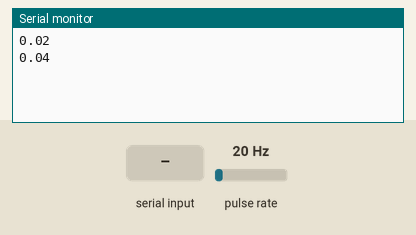
A sketch run on a simulated Arduino Nano, built with avr-gcc and run on an emulated ATmega328P. Parts: the last lines printed to the serial monitor. Wiring (inferred from the names in the program): pulse sensor: data pin 2. The inputs (shaded band) are chosen by the test bench; at power-on: pulse rate 20 Hz.

Above: at 1.2 s.
1.3 s: pulse rate (sensor on pin 2) set to 4 Hz
At 1.9 s:
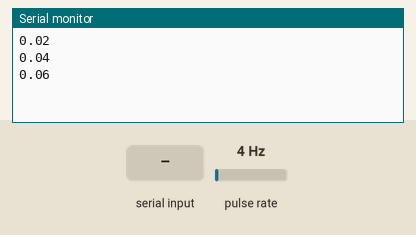
2.8 s: "x\n" received over Serial
At 3.31 s:
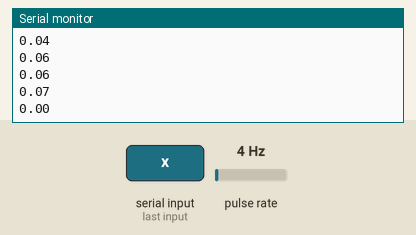
4.3 s: pulse rate (sensor on pin 2) set to 50 Hz
At 4.31 s:
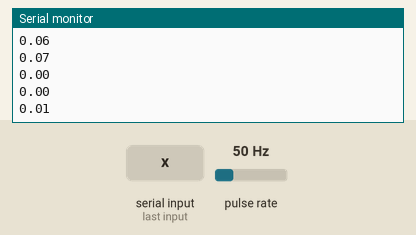
Timing chart, 0 to 7.3 s (numbered marks = the images above; inputs shaded):
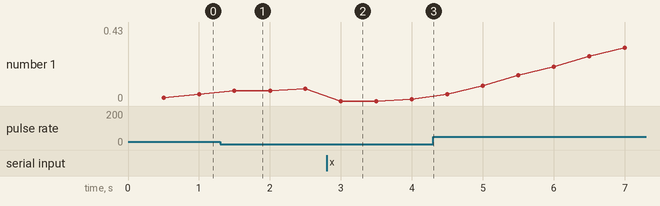

The sketch:

FlowSensor.ino
```cpp
volatile unsigned long  total_flow;
float totalLiter;
unsigned int  l_hour;          // Calculated litres/hour
static int flowmeter = 2;  // Flow Meter Pin number
unsigned long cloopTime;
String input_String;
bool input_StringComplete;

void flow()                  // Interruot function
{
	total_flow++;
}


void setup()
{
	pinMode(flowmeter, INPUT);
	Serial.begin(38400);
	total_flow = 0;
	attachInterrupt(0, flow, RISING); // Setup Interrupt
	sei();                            // Enable interrupts
	cloopTime = millis();
}

void serialEvent(){
	while (Serial.available()) {
		char inChar = (char)Serial.read();
		input_String += inChar;
		if (inChar == '\n') {
			input_StringComplete = true;
		}
	}
}
void loop()
{
	if (millis() >= (cloopTime + 500))
	{
		cloopTime = millis();			     // Updates cloopTime
        totalLiter = total_flow / 444.4444444 ;
        Serial.println(totalLiter);

	}

	if (input_StringComplete)
	{
		input_String.trim();

		if (input_String=="x")
		{
			total_flow = 0;
		}
		input_String = "";
		input_StringComplete = false;
	}
}
```

Measured:
- after the input at 1.3 s, the serial monitor: prints a new line after 0.20 s (image 1)
- after the input at 2.8 s, the serial monitor: prints a new line after 0.20 s (image 2)
- plotted number 1: 0.07 → 0.01 after the input at 2.8 s, 0.01 → 0.43 after the input at 4.3 s
